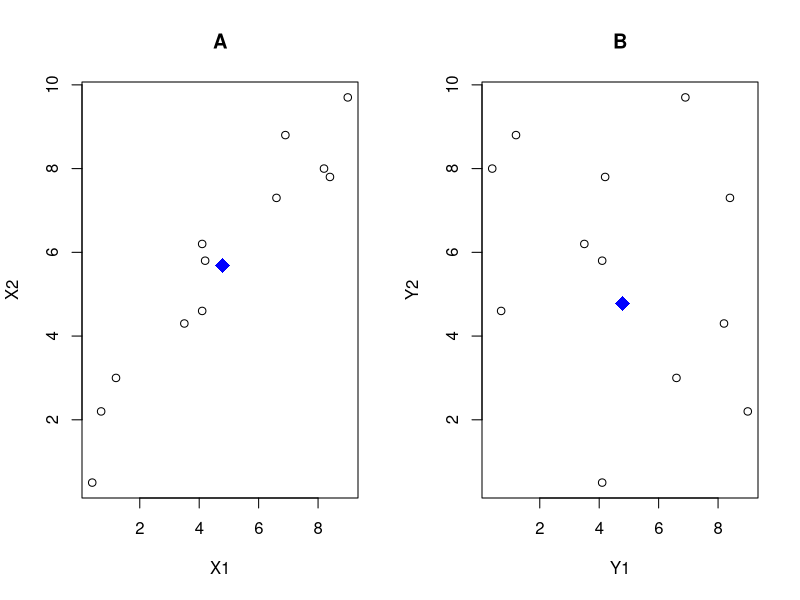

Recreate this plot in R.
#######Packages#################################################
install.packages("readxl")
install.packages("corrplot")
install.packages("aplpack")
install.packages("fmsb")
install.packages("MVar.pt")
install.packages("tidyverse")
#######Load the data###########################################
library(readxl)
DD <- read_excel("DDMomentos.xlsx")
#######Scatter plot###########################################
Med_X1<-mean(DD$X1)
Med_X2<-mean(DD$X2)
Med_Y1<-mean(DD$Y1)
Med_Y2<-mean(DD$Y1)
par(mfrow = c(1,2))
plot(DD$X2~DD$X1, main="A", xlab="X1", ylab="X2")
points(Med_X2~Med_X1, col="blue", pch=18, cex=2)
plot(DD$Y2~DD$Y1, main="B", xlab="Y1", ylab="Y2")
points(Med_Y2~Med_Y1, col="blue", pch=18, cex=2)
#######Covariance Matrix###########################################
